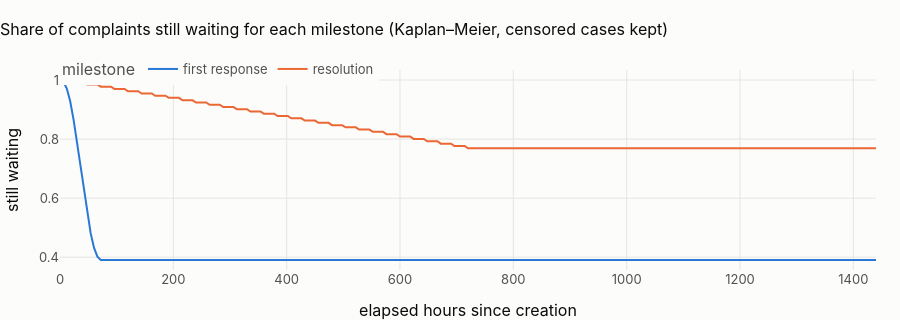

Write notebook code for a chart like this one.
### Markdown cell above
## 1 · The milestones, censoring respected

### Code cell
grid = np.arange(0, 24 * 60 + 1, 6)
curves = []
for name, T, E in [
    ("first response", c.hours_observed_response, c.responded_event),
    ("resolution", c.hours_observed_resolve, c.resolved_event),
]:
    ok = T > 0
    km = KaplanMeierFitter().fit(T[ok], E[ok].astype(int))
    curves.append(
        pd.DataFrame(
            {
                "hours": grid,
                "still waiting": km.survival_function_at_times(grid).to_numpy(),
                "milestone": name,
            }
        )
    )
    curves[-1]["median"] = km.median_survival_time_
fig = px.line(
    pd.concat(curves),
    x="hours",
    y="still waiting",
    color="milestone",
    title="Share of complaints still waiting for each milestone (Kaplan–Meier, censored cases kept)",
)
fig.update_layout(height=320, xaxis_title="elapsed hours since creation")
fig.show()
qa = c.hours_to_assign.quantile([0.1, 0.5, 0.9])
med_fr, med_res = curves[0]["median"].iloc[0], curves[1]["median"].iloc[0]
display(
    Markdown(
        f"**Assignment takes {qa[0.5]:.0f} hours at the median (p10 {qa[0.1]:.0f}, p90 {qa[0.9]:.0f}); half the cases "
        f"have a first response within {med_fr:.0f} hours, and "
        + (
            f"half are resolved within {med_res:.0f} hours** "
            if np.isfinite(med_res)
            else "fewer than half are ever resolved within the data, so the median time to resolution is not reached** "
        )
        + f"({100 * c.responded_event.mean():.0f} % of cases have a first response at all, "
        f"{100 * c.resolved_event.mean():.0f} % are resolved). A plain average of the resolved cases would describe the "
        "fast minority; Kaplan–Meier keeps the open ones. These are elapsed hours; the regulators count business days."
    )
)

### Figure 1 — Plotly figure (JSON) as saved in the notebook; plotly's stock layout.template omitted (floating-point values rounded to 4 significant figures; data arrays with more than 128 entries replaced by an {"elided": "..."} marker saying what was removed)
{"data": [{"hovertemplate": "milestone=first response<br>hours=%{x}<br>still waiting=%{y}<extra></extra>", "legendgroup": "first response", "line": {"color": "#2a78d6", "dash": "solid"}, "marker": {"symbol": "circle"}, "mode": "lines", "name": "first response", "orientation": "v", "showlegend": true, "type": "scatter", "x": {"elided": "241 int values"}, "xaxis": "x", "y": {"elided": "241 float values"}, "yaxis": "y"}, {"hovertemplate": "milestone=resolution<br>hours=%{x}<br>still waiting=%{y}<extra></extra>", "legendgroup": "resolution", "line": {"color": "#eb6834", "dash": "solid"}, "marker": {"symbol": "circle"}, "mode": "lines", "name": "resolution", "orientation": "v", "showlegend": true, "type": "scatter", "x": {"elided": "241 int values"}, "xaxis": "x", "y": {"elided": "241 float values"}, "yaxis": "y"}], "layout": {"height": 320, "legend": {"title": {"text": "milestone"}, "tracegroupgap": 0}, "title": {"text": "Share of complaints still waiting for each milestone (Kaplan–Meier, censored cases kept)"}, "xaxis": {"anchor": "y", "domain": [0.0, 1.0], "title": {"text": "elapsed hours since creation"}}, "yaxis": {"anchor": "x", "domain": [0.0, 1.0], "title": {"text": "still waiting"}}}}
